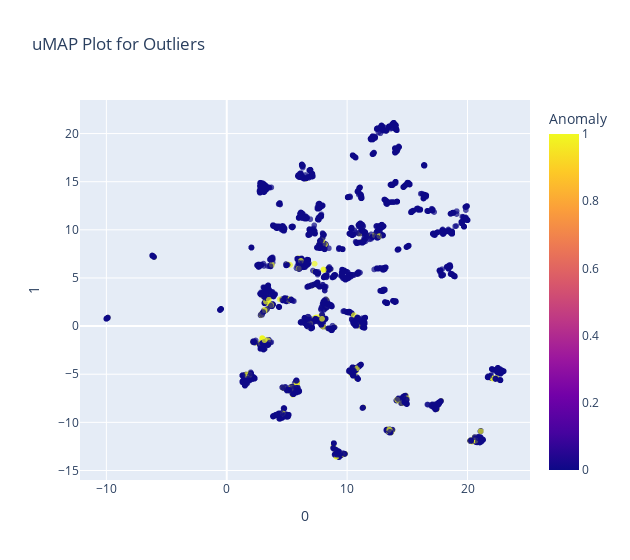

Notebook code for this chart:
### Markdown cell above
**Outlier**<br><br>
Deteksi dan kuantifikasi outlier:

### Code cell
from pycaret.anomaly import *

anomaly = setup(session_id=0,
                data=df,
                outliers_threshold=0.05,
                normalize=True,
                normalize_method='zscore')

outlierIF = create_model('iforest', verbose=False)      #merupakan detector
df = assign_model(outlierIF)
plot_model(outlierIF, 'umap', scale=0.7)

total_outliers = len(df[df['Anomaly'] == 1])
total_data = len(df)
percent_outliers = (total_outliers / total_data) * 100

print(f"Jumlah total outliers ada: {total_outliers}")
print(f"Persentase outliers: {percent_outliers:.2f}%")

# Tampilkan jumlah nilai Anomaly
print(df.Anomaly.value_counts())

### Figure 1 — Plotly figure (JSON) as saved in the notebook; plotly's stock layout.template omitted (floating-point values rounded to 4 significant figures; data arrays with more than 128 entries replaced by an {"elided": "..."} marker saying what was removed)
{"data": [{"customdata": {"elided": "7805x1 int values"}, "hovertemplate": "0=%{x}<br>1=%{y}<br>Feature=%{customdata[0]}<br>Anomaly=%{marker.color}<extra></extra>", "legendgroup": "", "marker": {"color": {"elided": "7805 int values"}, "coloraxis": "coloraxis", "opacity": 0.7, "symbol": "circle"}, "mode": "markers", "name": "", "showlegend": false, "type": "scattergl", "x": {"elided": "7805 float values"}, "xaxis": "x", "y": {"elided": "7805 float values"}, "yaxis": "y"}], "layout": {"coloraxis": {"colorbar": {"title": {"text": "Anomaly"}}, "colorscale": [[0, "#0d0887"], [0.1111, "#46039f"], [0.2222, "#7201a8"], [0.3333, "#9c179e"], [0.4444, "#bd3786"], [0.5556, "#d8576b"], [0.6667, "#ed7953"], [0.7778, "#fb9f3a"], [0.8889, "#fdca26"], [1, "#f0f921"]]}, "height": 560, "legend": {"tracegroupgap": 0}, "title": {"text": "uMAP Plot for Outliers"}, "width": 630, "xaxis": {"anchor": "y", "domain": [0, 1], "title": {"text": "0"}}, "yaxis": {"anchor": "x", "domain": [0, 1], "title": {"text": "1"}}}}
